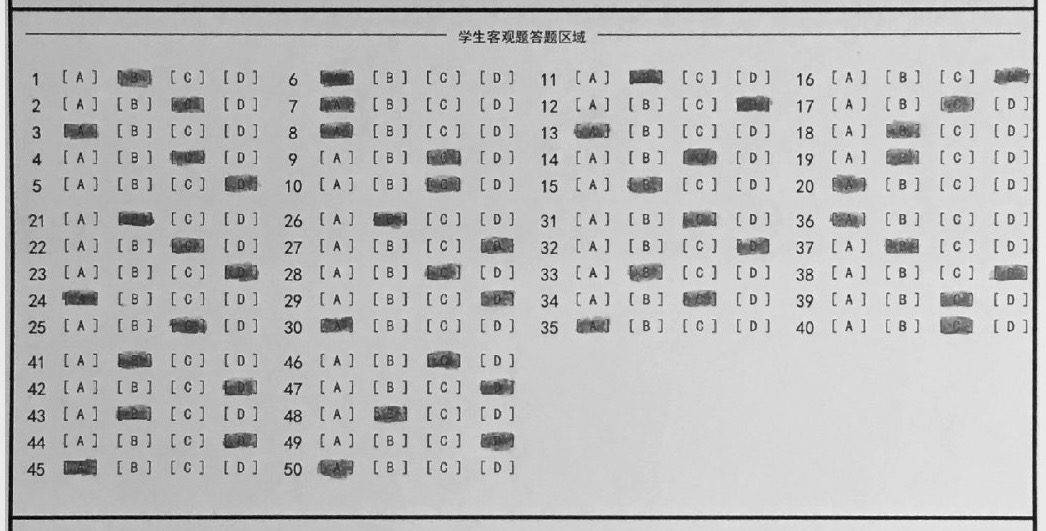
#> input picture images/t6.jpg, 1046 x 531 px
$ python -i main.py   (imports and definitions only)
#> lines starting #> are read from the running program, lines starting #| are printed output that depends on the picture; after the words box and inside, x2 and y2 are one past the last pixel; in counts of white or black regions, pixels touching at a corner belong together
#> further down, picture is the input picture: shape (531, 1046, 3); min 0, max 253, mean 187.8
### test.py
import json

import yaml

import numpy as np
from imutils.perspective import four_point_transform
import cv2
import imutils
from PIL import Image


def format_print_dict(d):
    print(json.dumps(d, indent=4, ensure_ascii=False))  # 缩进4空格，中文字符不转义成Unicode)


def load_config():
    f = open('settings.yaml')
    cf = yaml.load(f, Loader=yaml.FullLoader)
    format_print_dict(cf)
    cf['ANS_IMG_KERNEL'] = np.ones((2, 2), np.uint8)
    cf['CHOICE_IMG_KERNEL'] = np.ones((2, 2), np.uint8)
    return cf


# [22 lines left out: function trans, not called in this run]


# [4 lines that do not run on import are left out]

### main.py
import cv2
import imutils
from PIL import Image
from imutils.perspective import four_point_transform

import test
import utils
from paddleocr import PaddleOCR, draw_ocr

# [4 lines that did not run here, left out]
font_path = './fonts/simfang.ttf'

DEBUG_MODE = False
distance_estimation = set()


def cv_show(img, msg=""):
    if DEBUG_MODE:
        cv2.imshow('temp', img)
        if msg:
            print(msg)
        cv2.waitKey(0)


def get_answer(base_image, img_path=None):
    gray = cv2.cvtColor(base_image, cv2.COLOR_BGR2GRAY)
    blurred = cv2.GaussianBlur(gray, (5, 5), 0)
    cv_show(blurred, msg="blurred img")
    edged = imutils.auto_canny(blurred)
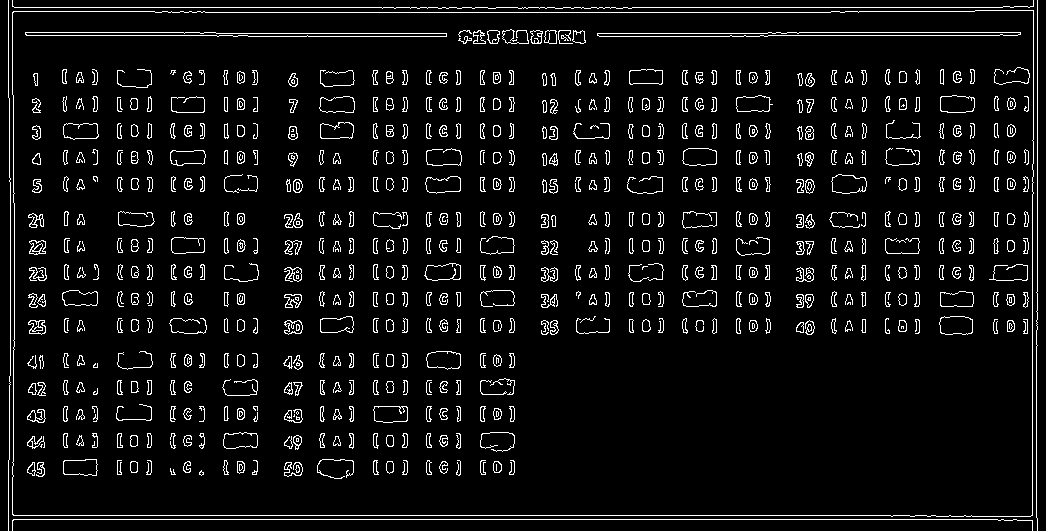
#> edged: shape (531, 1046); 6.2% white in thin lines or dots
    cv_show(edged, msg="edged")

    thresh = cv2.threshold(gray, 0, 255, cv2.THRESH_BINARY_INV | cv2.THRESH_OTSU)[1]
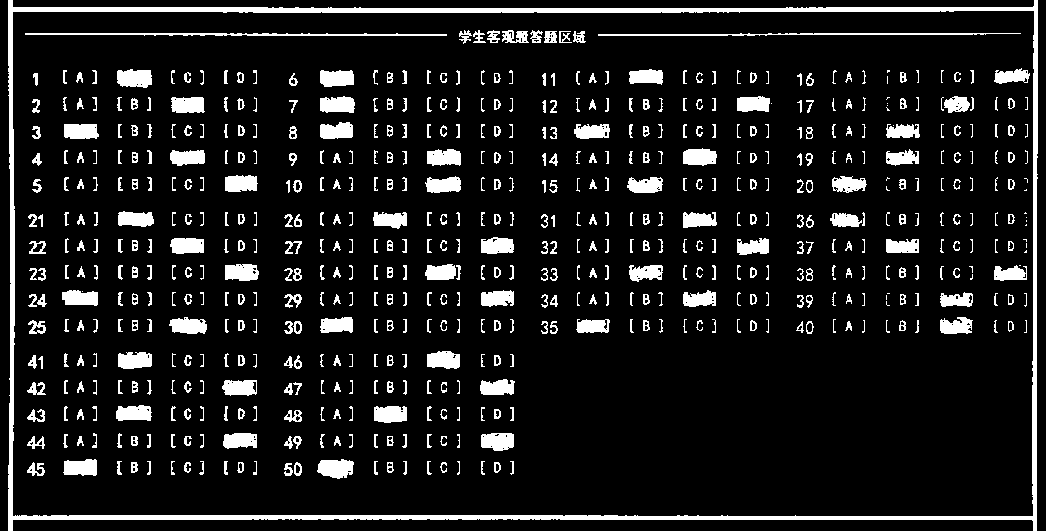
#> thresh: shape (531, 1046); 10.7% white; 616 white regions (56 under 20 px)
    cv_show(thresh, "thresh")

    # 二值图像中查找轮廓
    cnts = cv2.findContours(thresh.copy(), cv2.RETR_LIST, cv2.CHAIN_APPROX_SIMPLE)
#> cnts = 905 contours, 559 with area under 20; largest, box (x1, y1, x2, y2) and area: (8, 0, 1038, 531) 525398, (12, 10, 1035, 517) 514114, (317, 459, 354, 479) 515, (117, 69, 152, 88) 510, (25, 33, 447, 36) 483
    cnts = imutils.grab_contours(cnts)
    boxes = [cv2.boundingRect(cnt) for cnt in cnts]
#> boxes = 905 items, first 6: (347, 470, 5, 3), (29, 468, 4, 4), (387, 467, 6, 5), (132, 467, 4, 5), (295, 464, 6, 10), (495, 463, 5, 9)

    cp_img = base_image.copy()

    for bbox in boxes:
        [x, y, w, h] = bbox
        cv2.rectangle(cp_img, (x, y), (x + w, y + h), (255, 0, 0), 2)
#> this loop made 905 passes
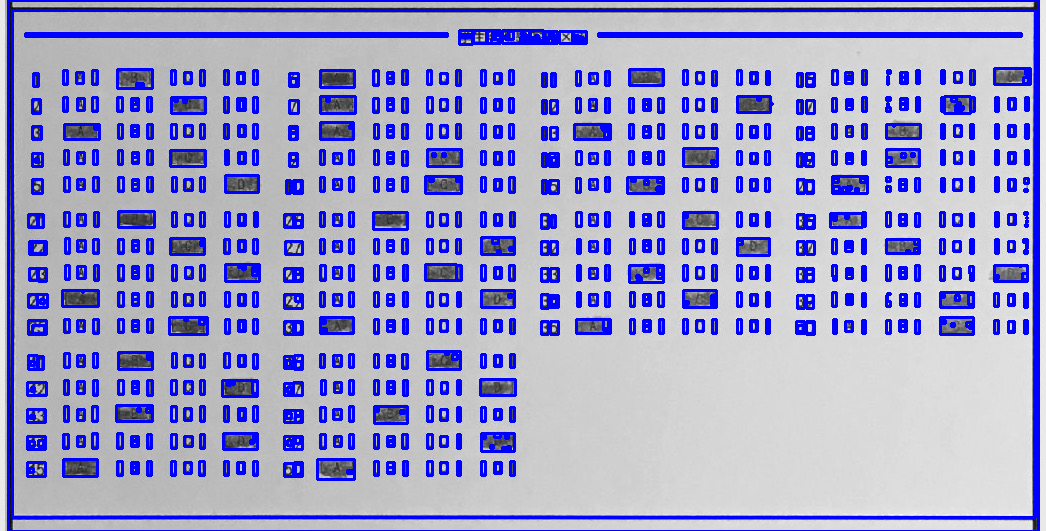
#> cp_img: shape (531, 1046, 3); 17.95% of pixels changed, all inside (x1, y1, x2, y2) = (7, 0, 1040, 531)

    cv_show(cp_img, "cp")
#> (the run stopped early here; a loop or call above may not have finished)

$ run again, on images/t1.jpg
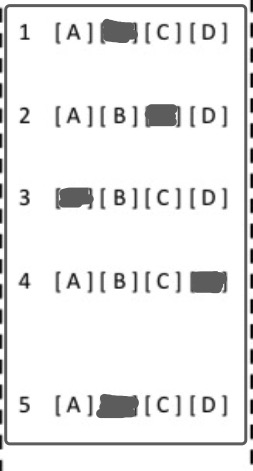
#> input picture images/t1.jpg, 253 x 471 px
#> picture is the input picture: shape (471, 253, 3); min 0, max 255, mean 235
#> in get_answer, `edged = imutils.auto_canny(blurred)`:
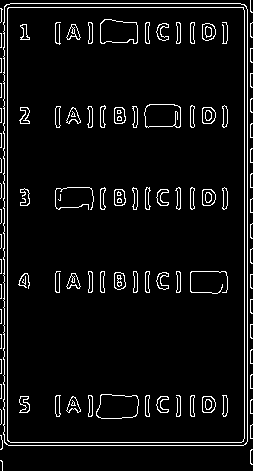
#> edged: shape (471, 253); 5.9% white in thin lines or dots
#> thresh: shape (471, 253); 11.6% white; 94 white regions
#> cnts = 116 contours, 14 with area under 20; largest, box (x1, y1, x2, y2) and area: (4, 4, 247, 445) 106462, (6, 6, 245, 443) 103759, (96, 394, 139, 418) 808, (190, 271, 227, 293) 718, (145, 104, 181, 128) 718
#> boxes = 116 items, first 6: (0, 460, 3, 11), (250, 449, 3, 16), (0, 434, 3, 16), (250, 424, 3, 16), (0, 409, 3, 16), (71, 400, 5, 7)
#> the loop in get_answer, `for bbox in boxes:` made 116 passes
#> after the loop in get_answer, `for bbox in boxes:`:
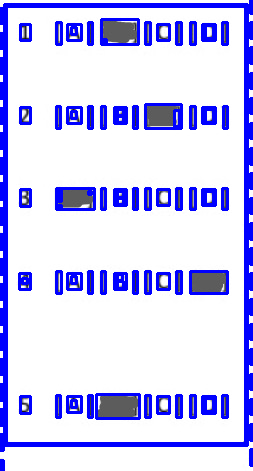
#> cp_img: shape (471, 253, 3); 16.92% of pixels changed, all inside (x1, y1, x2, y2) = (0, 0, 253, 471)

$ run again, on images/t2.jpg
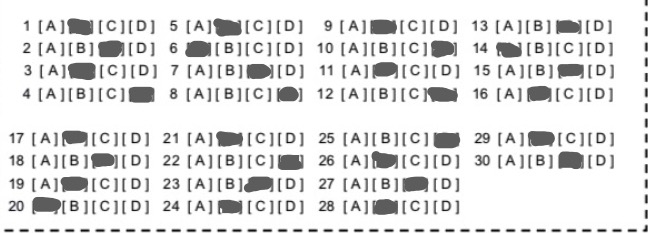
#> input picture images/t2.jpg, 648 x 233 px
#> picture is the input picture: shape (233, 648, 3); mean B, G, R 226.3, 226.3, 226.3
#> in get_answer, `edged = imutils.auto_canny(blurred)`:
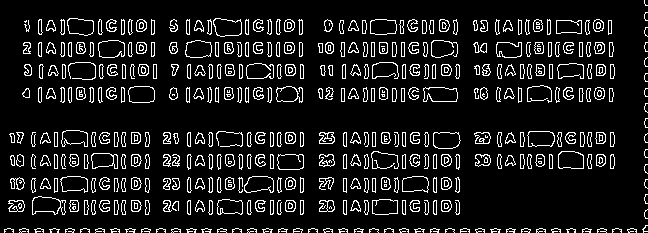
#> edged: shape (233, 648); 10.8% white in thin lines or dots
#> thresh: shape (233, 648); 16.8% white; 403 white regions (1 under 20 px)
#> cnts = 525 contours, 303 with area under 20; largest, box (x1, y1, x2, y2) and area: (68, 63, 96, 80) 378, (558, 151, 584, 169) 372, (424, 87, 458, 102) 366, (213, 18, 242, 37) 366, (32, 197, 61, 214) 358
#> boxes = 525 items, first 6: (628, 229, 9, 3), (612, 229, 10, 3), (597, 229, 10, 3), (582, 229, 10, 3), (567, 229, 9, 3), (551, 229, 10, 3)
#> the loop in get_answer, `for bbox in boxes:` made 525 passes
#> after the loop in get_answer, `for bbox in boxes:`:
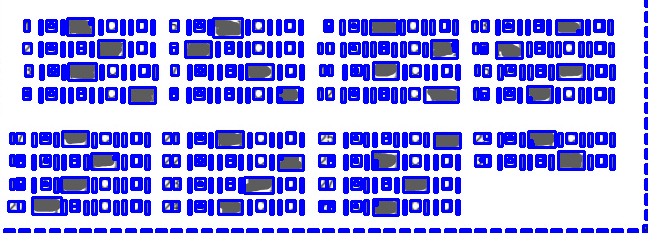
#> cp_img: shape (233, 648, 3); mean B, G, R 243.7, 164.6, 164.6
